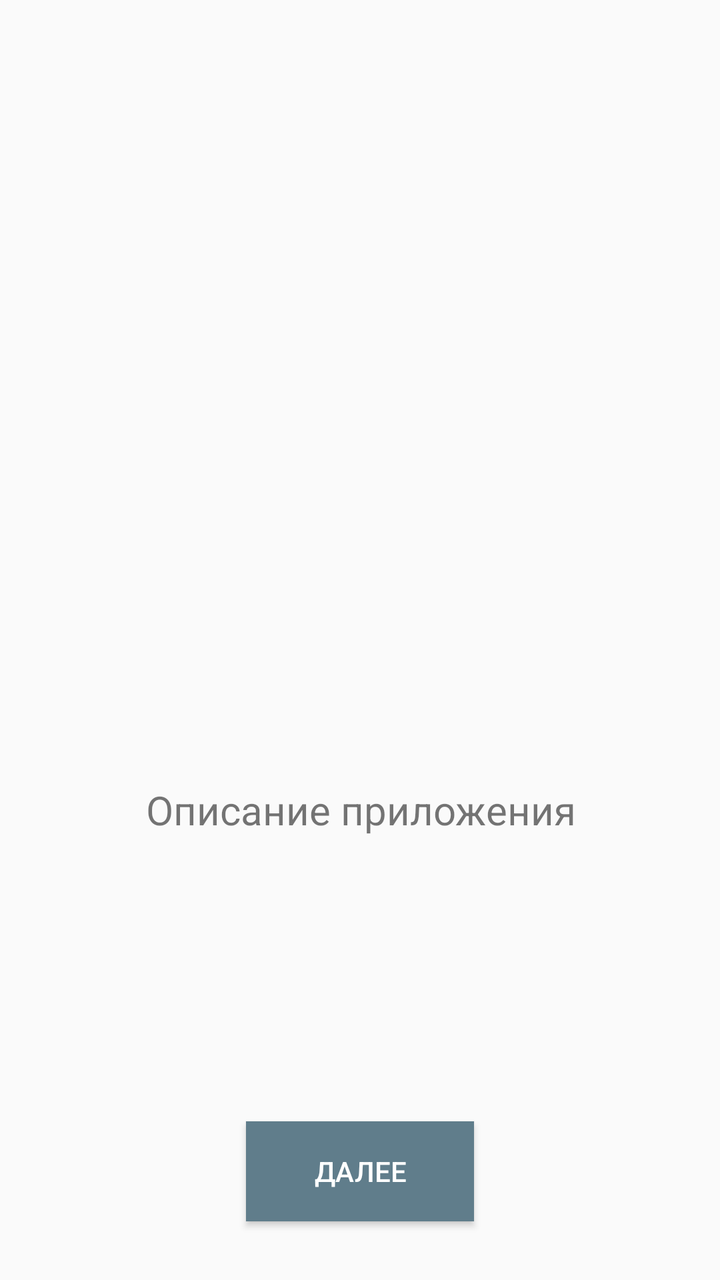
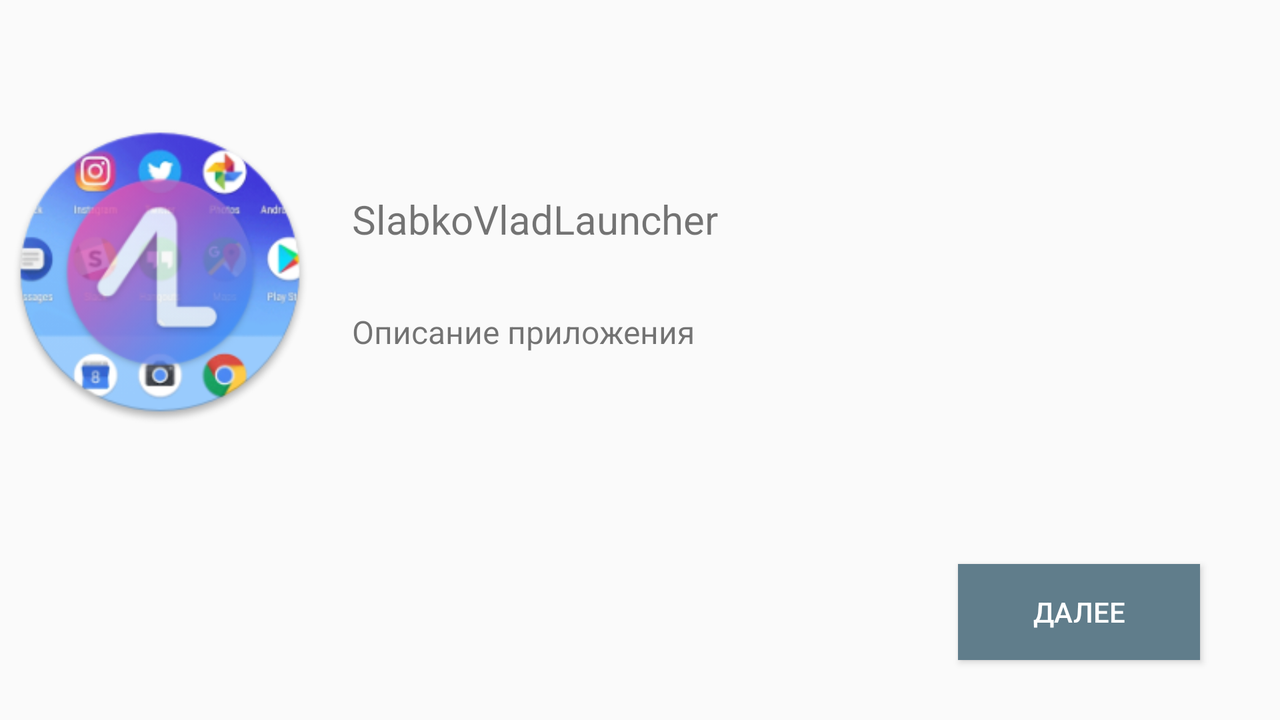

First picture: res/layout/ on a phone held upright. Second picture: the repository's own variant of that layout, on a device whose configuration matches the variant's folder. Source for both follows.
<!-- AndroidManifest.xml: application theme AppTheme -->
<!-- res/layout/fragment_second.xml -->
<?xml version="1.0" encoding="utf-8"?>
<android.support.constraint.ConstraintLayout xmlns:android="http://schemas.android.com/apk/res/android"
    xmlns:app="http://schemas.android.com/apk/res-auto"
    xmlns:tools="http://schemas.android.com/tools"
    android:layout_width="match_parent"
    android:layout_height="match_parent"
    tools:context=".welcomePage.SecondFragment">

    <ImageView
        android:id="@+id/imageView"
        android:layout_width="456px"
        android:layout_height="456px"
        app:layout_constraintBottom_toTopOf="@+id/textViewSecond"
        app:layout_constraintEnd_toEndOf="parent"
        app:layout_constraintStart_toStartOf="parent"
        app:srcCompat="@drawable/i2"
        app:layout_constraintVertical_bias="1.0" />

    <TextView
        android:id="@+id/textViewSecond"
        android:layout_width="395dp"
        android:layout_height="wrap_content"
        android:gravity="center"
        android:padding="48px"
        android:text="@string/app_description"
        android:textSize="60px"
        app:layout_constraintBottom_toTopOf="@+id/button2"
        app:layout_constraintEnd_toEndOf="parent"
        app:layout_constraintStart_toStartOf="parent"
        app:layout_constraintTop_toTopOf="parent"
        app:layout_constraintVertical_bias="0.748" />

    <Button
        android:id="@+id/button2"
        style="@style/Widget.AppCompat.Button.Colored"
        android:layout_width="114dp"
        android:layout_height="50dp"
        android:background="@color/colorPrimary"
        android:text="@string/next"
        app:layout_constraintBottom_toBottomOf="parent"
        app:layout_constraintEnd_toEndOf="parent"
        app:layout_constraintHorizontal_bias="0.5"
        app:layout_constraintStart_toStartOf="parent"
        app:layout_constraintTop_toTopOf="parent"
        app:layout_constraintVertical_bias="0.95"  />

</android.support.constraint.ConstraintLayout>
<!-- resources referenced by this layout -->
<resources>
  <color name="colorPrimary">#607D8B</color>
  <string name="app_description">Описание приложения</string>
  <string name="next">Далее</string>
  <style name="AppTheme" parent="Theme.AppCompat.Light.NoActionBar">
          
          <item name="colorPrimary">#78909C</item>
          <item name="colorPrimaryDark">#546E7A</item>
          <item name="colorAccent">#FF4085</item>
  
      </style>
</resources>
<!-- res/layout-land/fragment_second.xml (the repository's variant of the layout above) -->
<!-- drawn on the phone turned sideways -->
<?xml version="1.0" encoding="utf-8"?>
<RelativeLayout xmlns:android="http://schemas.android.com/apk/res/android"
    android:layout_width="match_parent"
    android:layout_height="match_parent"
    xmlns:tools="http://schemas.android.com/tools"
    tools:context=".welcomePage.SecondFragment">

        <ImageView
            android:id="@+id/imageView"
            android:layout_width="456px"
            android:layout_height="456px"
            android:layout_alignParentStart="true"
            android:layout_alignParentLeft="true"
            android:layout_alignParentTop="true"
            android:layout_marginTop="60dp"
            android:layout_toStartOf="@+id/textViewSecond"
            android:layout_toLeftOf="@+id/textViewSecond"
            android:src="@drawable/my_icon" />

        <TextView
            android:id="@+id/textViewSecond"
            android:layout_width="395dp"
            android:layout_height="wrap_content"
            android:layout_alignParentTop="true"
            android:layout_alignParentEnd="true"
            android:layout_alignParentRight="true"
            android:layout_marginTop="80dp"
            android:layout_marginEnd="85dp"
            android:layout_marginRight="85dp"
            android:gravity="left"
            android:padding="48px"
            android:text="@string/app_title"
            android:textSize="60px" />

        <TextView
            android:id="@+id/textViewSecond2"
            android:layout_width="395dp"
            android:layout_height="57dp"
            android:layout_below="@+id/textViewSecond"
            android:layout_alignParentEnd="true"
            android:layout_alignParentRight="true"
            android:layout_marginEnd="85dp"
            android:layout_marginRight="85dp"
            android:gravity="left"
            android:padding="48px"
            android:text="@string/app_description"
            android:textSize="48px" />

        <Button
            android:id="@+id/button2"
            style="@style/Widget.AppCompat.Button.Colored"
            android:layout_width="121dp"
            android:layout_height="wrap_content"
            android:layout_alignParentEnd="true"
            android:layout_alignParentRight="true"
            android:layout_alignParentBottom="true"
            android:layout_marginEnd="40dp"
            android:layout_marginRight="30dp"
            android:layout_marginBottom="30dp"
            android:background="@color/colorPrimary"
            android:text="@string/next" />

    </RelativeLayout>
<!-- resources referenced by the variant -->
<!-- as the phone turned sideways resolves them -->
<resources>
  <color name="colorPrimary">#607D8B</color>
  <!-- drawable my_icon: png bitmap (drawable, 51275 bytes) -->
  <string name="app_description">Описание приложения</string>
  <string name="app_title">SlabkoVladLauncher</string>
  <string name="next">Далее</string>
  <style name="AppTheme" parent="Theme.AppCompat.Light.NoActionBar">
          
          <item name="colorPrimary">#78909C</item>
          <item name="colorPrimaryDark">#546E7A</item>
          <item name="colorAccent">#FF4085</item>
  
      </style>
</resources>
